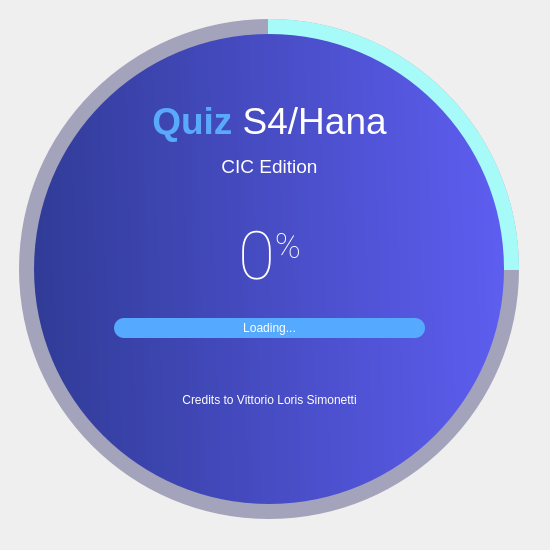
<?xml version="1.0" encoding="UTF-8"?>
<ui version="4.0">
 <class>SplashScreen</class>
 <widget class="QMainWindow" name="SplashScreen">
  <property name="windowModality">
   <enum>Qt::NonModal</enum>
  </property>
  <property name="geometry">
   <rect>
    <x>0</x>
    <y>0</y>
    <width>550</width>
    <height>550</height>
   </rect>
  </property>
  <property name="sizePolicy">
   <sizepolicy hsizetype="Expanding" vsizetype="Expanding">
    <horstretch>0</horstretch>
    <verstretch>0</verstretch>
   </sizepolicy>
  </property>
  <property name="windowTitle">
   <string>MainWindow</string>
  </property>
  <widget class="QWidget" name="centralwidget">
   <layout class="QHBoxLayout" name="horizontalLayout">
    <item>
     <widget class="QFrame" name="circularProgressBarBase">
      <property name="frameShape">
       <enum>QFrame::NoFrame</enum>
      </property>
      <property name="frameShadow">
       <enum>QFrame::Raised</enum>
      </property>
      <widget class="QFrame" name="circularProgress">
       <property name="geometry">
        <rect>
         <x>10</x>
         <y>10</y>
         <width>500</width>
         <height>500</height>
        </rect>
       </property>
       <property name="styleSheet">
        <string notr="true">QFrame{
	
	
	border-radius: 250px;
	background-color: qconicalgradient(cx:0.5, cy:0.5, angle:90, stop:0.749 rgba(255, 0, 127, 0), stop:0.750 rgba(166, 255, 252,240));
}</string>
       </property>
       <property name="frameShape">
        <enum>QFrame::NoFrame</enum>
       </property>
       <property name="frameShadow">
        <enum>QFrame::Raised</enum>
       </property>
      </widget>
      <widget class="QFrame" name="circularBg">
       <property name="geometry">
        <rect>
         <x>10</x>
         <y>10</y>
         <width>500</width>
         <height>500</height>
        </rect>
       </property>
       <property name="styleSheet">
        <string notr="true">QFrame{
	border-radius: 250px;
	background-color: rgba(77, 77, 127, 120);
}</string>
       </property>
       <property name="frameShape">
        <enum>QFrame::NoFrame</enum>
       </property>
       <property name="frameShadow">
        <enum>QFrame::Raised</enum>
       </property>
      </widget>
      <widget class="QFrame" name="container">
       <property name="geometry">
        <rect>
         <x>25</x>
         <y>25</y>
         <width>470</width>
         <height>470</height>
        </rect>
       </property>
       <property name="styleSheet">
        <string notr="true">QFrame{
	
	
	background-color: qlineargradient(spread:pad, x1:0, y1:1, x2:1, y2:0.972, stop:0 rgba(48, 59, 150, 255), stop:1 rgba(93, 93, 239, 255));
	
	border-radius: 235px;
	

}</string>
       </property>
       <property name="frameShape">
        <enum>QFrame::NoFrame</enum>
       </property>
       <property name="frameShadow">
        <enum>QFrame::Raised</enum>
       </property>
       <widget class="QWidget" name="layoutWidget">
        <property name="geometry">
         <rect>
          <x>40</x>
          <y>50</y>
          <width>391</width>
          <height>371</height>
         </rect>
        </property>
        <layout class="QGridLayout" name="gridLayout">
         <item row="2" column="0">
          <widget class="QLabel" name="labelLoadingInfo">
           <property name="minimumSize">
            <size>
             <width>0</width>
             <height>20</height>
            </size>
           </property>
           <property name="maximumSize">
            <size>
             <width>16777215</width>
             <height>20</height>
            </size>
           </property>
           <property name="font">
            <font>
             <family>Segoe UI</family>
             <pointsize>9</pointsize>
            </font>
           </property>
           <property name="styleSheet">
            <string notr="true">QLabel{
	border-radius: 10px;	
	background-color: rgb(85, 170, 255);
	color: #FFFFFF;
	margin-left: 40px;
	margin-right: 40px;
}</string>
           </property>
           <property name="frameShape">
            <enum>QFrame::NoFrame</enum>
           </property>
           <property name="text">
            <string>Loading...</string>
           </property>
           <property name="alignment">
            <set>Qt::AlignCenter</set>
           </property>
          </widget>
         </item>
         <item row="1" column="0">
          <widget class="QLabel" name="labelPercentage">
           <property name="font">
            <font>
             <family>Roboto Thin</family>
             <pointsize>68</pointsize>
            </font>
           </property>
           <property name="styleSheet">
            <string notr="true">background-color: none;
color: #FFFFFF</string>
           </property>
           <property name="text">
            <string>&lt;html&gt;&lt;head/&gt;&lt;body&gt;&lt;p&gt;&lt;span style=&quot; font-size:50pt;&quot;&gt;0&lt;/span&gt;&lt;span style=&quot; font-size:40pt; vertical-align:super;&quot;&gt;%&lt;/span&gt;&lt;/p&gt;&lt;/body&gt;&lt;/html&gt;</string>
           </property>
           <property name="alignment">
            <set>Qt::AlignCenter</set>
           </property>
          </widget>
         </item>
         <item row="3" column="0">
          <widget class="QLabel" name="labelCredits">
           <property name="font">
            <font>
             <family>Segoe UI</family>
             <pointsize>9</pointsize>
            </font>
           </property>
           <property name="styleSheet">
            <string notr="true">background-color: none;
color: rgb(255,255,255);</string>
           </property>
           <property name="text">
            <string>Credits to Vittorio Loris Simonetti</string>
           </property>
           <property name="alignment">
            <set>Qt::AlignCenter</set>
           </property>
          </widget>
         </item>
         <item row="0" column="0">
          <widget class="QLabel" name="labelTitle">
           <property name="font">
            <font>
             <family>Segoe UI</family>
             <pointsize>12</pointsize>
            </font>
           </property>
           <property name="styleSheet">
            <string notr="true">background-color: none;
color: #FFFFFF</string>
           </property>
           <property name="text">
            <string>&lt;html&gt;&lt;head/&gt;&lt;body&gt;&lt;p align=&quot;center&quot;&gt;&lt;span style=&quot; font-size:28pt; font-weight:600; color:#5aaafb;&quot;&gt;Quiz &lt;/span&gt;&lt;span style=&quot; font-size:28pt;&quot;&gt;S4/Hana&lt;/span&gt;&lt;/p&gt;&lt;p align=&quot;center&quot;&gt;&lt;span style=&quot; font-size:14pt;&quot;&gt;CIC Edition&lt;/span&gt;&lt;/p&gt;&lt;/body&gt;&lt;/html&gt;</string>
           </property>
           <property name="alignment">
            <set>Qt::AlignCenter</set>
           </property>
          </widget>
         </item>
        </layout>
       </widget>
      </widget>
      <zorder>circularBg</zorder>
      <zorder>circularProgress</zorder>
      <zorder>container</zorder>
     </widget>
    </item>
   </layout>
  </widget>
 </widget>
 <resources/>
 <connections/>
</ui>
